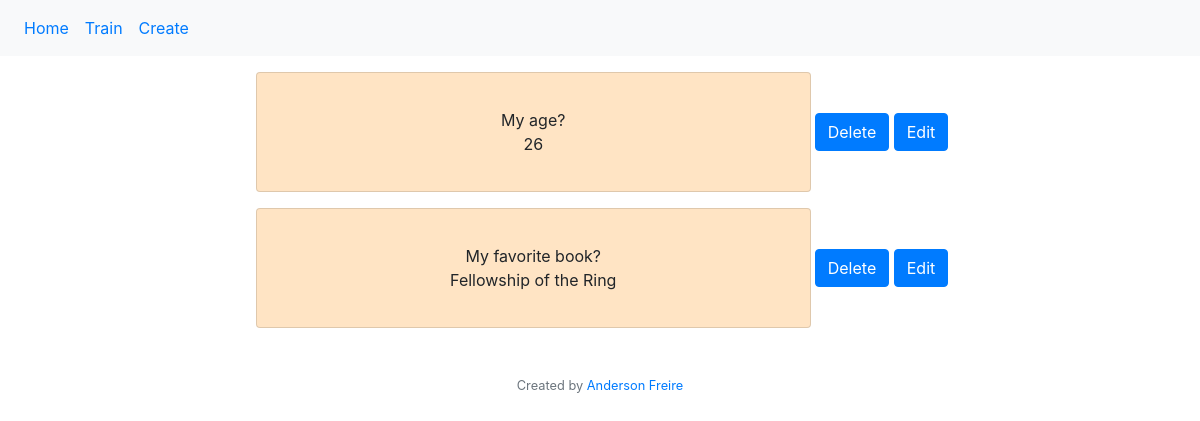
/train, run on an earlier commit of the app's database.
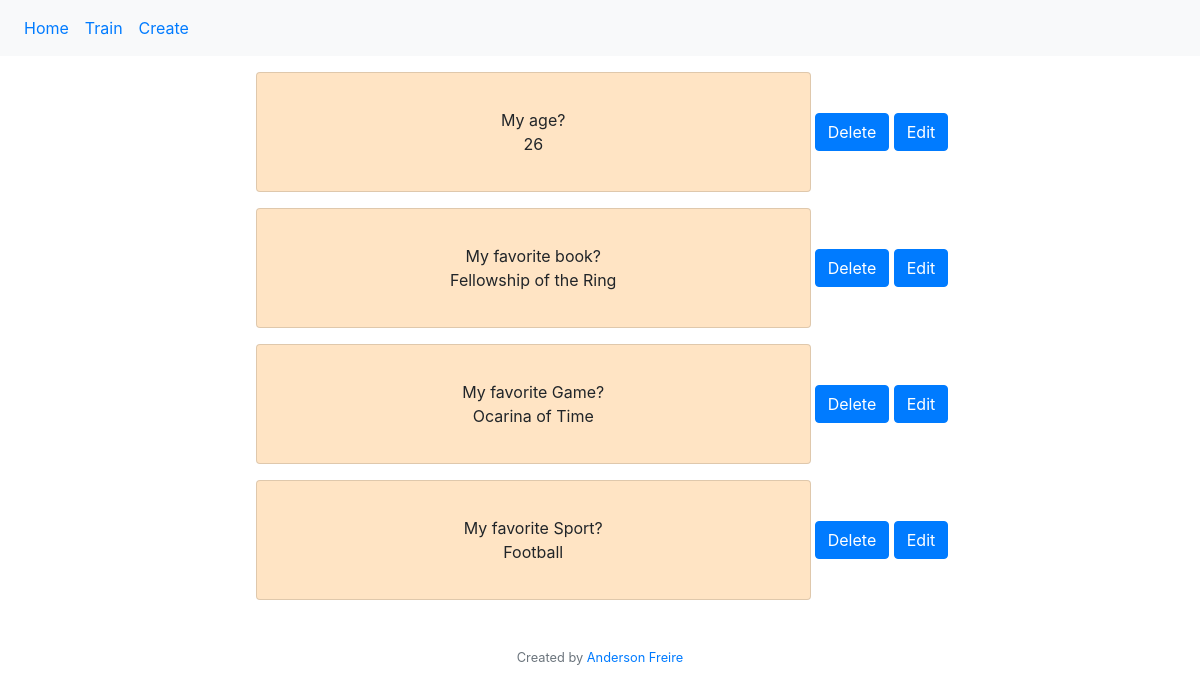
And on a later commit of the database.
### app.py (models this page shows)
class Card(db.Model):
    __tablename__ = 'card'
    id = db.Column(db.Integer, primary_key=True)
    question = db.Column(db.String, unique=True, nullable=False)
    answer = db.Column(db.String, nullable=False)

### app.py (the view)
@app.route("/train")
def train():
    cards = db.session.execute(db.select(Card)).scalars()
    return render_template("base.html", cards=cards)

### templates/base.html (shortened to what this page needs)
{% extends "layout.html" %}
{% block main %}
    {% for card in cards %}
      <div class="container d-flex justify-content-center align-items-center my-3">
        <div class="card w-50 mx-1 align-items-center justify-content-center" style="background-color: bisque; min-height: 120px;">
            <div>
                {{ card.question }}
            </div>
            <div>
                {{ card.answer }}
            </div>
        </div>
        <div>
          <a class="btn btn-primary" href="/delete/{{ card.id }}">Delete</a>
          <a class="btn btn-primary" href="/edit/{{ card.id }}">Edit</a>
        </div>
      </div>
    {% endfor %}
{% endblock %}

### templates/layout.html (shortened to what this page needs)
<!DOCTYPE html>
<html lang="en">
<head>
    <link rel="stylesheet" href="https://stackpath.bootstrapcdn.com/bootstrap/4.5.2/css/bootstrap.min.css">
</head>
<body>
    <nav class="navbar navbar-expand-lg bg-light">
        <div class="collapse navbar-collapse" id="navbarNav">
            <ul class="navbar-nav">
              <li class="nav-item active">
                <a class="nav-link" href="/">Home</a>
              </li>
              <li class="nav-item">
                <a class="nav-link" href="/train">Train</a>
              </li>
              <li class="nav-item">
                <a class="nav-link" href="/create">Create</a>
              </li>
            </ul>
        </div>
    </nav>
    {% block main %}{% endblock %}
    <footer class="my-5 small text-center text-muted">
        Created by <a href="https://github.com/AndersonJPF" target="_blank">Anderson Freire</a>
    </footer>
</body>
</html>

What changed in the data, as far as the page shows it:
added Card: question "My favorite Game?", answer "Ocarina of Time"
added Card: question "My favorite Sport?", answer "Football"
